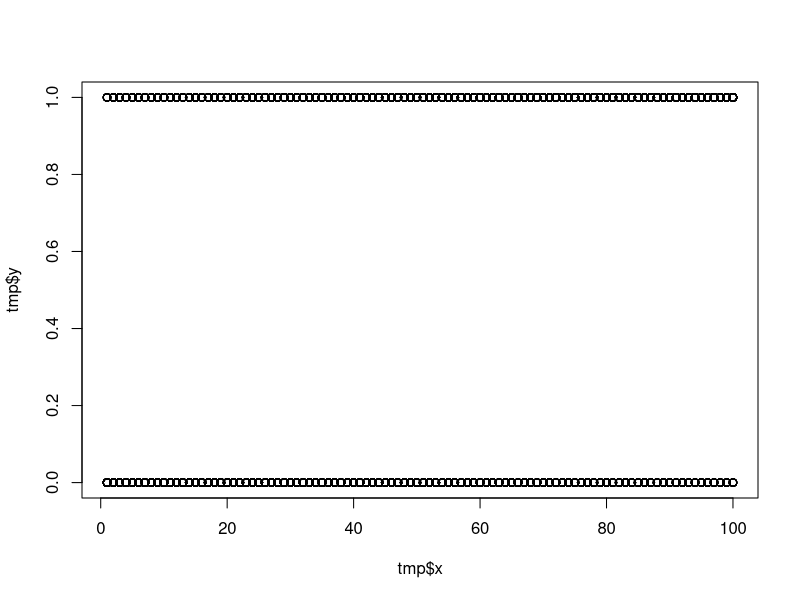

R code for this plot: (Note: this script raises an error after producing the figure.)


for(ii in 1:100){
  x = 1:100
  x2 = x + rnorm(1, 0, sd = 30)
  y = x2 + rnorm(100, mean = 0, sd = rnorm(1, 30, 10)) > 50
  
  if(ii == 1){
    tmp = data.frame(ii, x, y)
  }
  else{
    tmp = rbind(tmp, data.frame(ii, x, y))
  }
  
}

t2 <- t(as.data.frame.matrix(with(tmp, xtabs(~y + ii))))
t3 <- data.frame(t2)

t3$ii = row.names(t2)

plot(tmp$x, tmp$y)


library(lme4)

m1 <- glmer(cbind(TRUE., FALSE.) ~ (1 |ii), family= binomial, data = t3)
summary(m1)

points(tmp$x, predict(m1, type = 'response', re.form = NA), pch = 20)

lines(tmp$x, predict(m1, type = 'response'), pch = 20, col = 'grey40')


plot(predict(m1, type = 'response'), t3$TRUE. / 100)
plot(fitted(m1), resid(m1))
